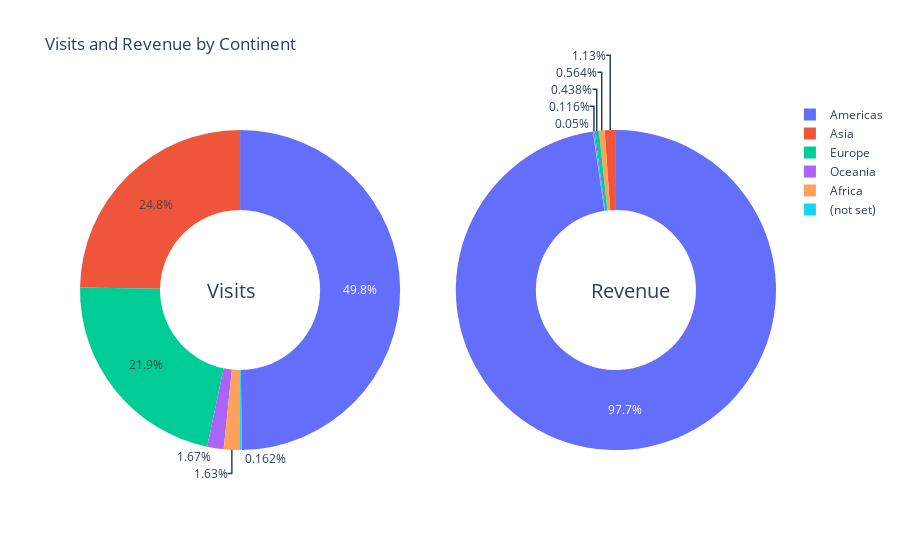

The code cell stored with this chart in its notebook:
### Code cell
tmp1 = train["continent"].value_counts().to_frame().reset_index()
tmp2 = train.groupby("continent")["transactionRevenue"].sum().to_frame().reset_index()
fig = {
  "data": [
    {
        "values": tmp1['continent'],
        "labels": tmp1['index'],
        "name": "Visits",
        "domain": {"x": [0, 0.46]},
        "hoverinfo":"label+percent+name",
        "hole": .5,
        "type": "pie",
        #"textinfo": "none"
    },
    {
        "values": tmp2['transactionRevenue'],
        "labels": tmp2['continent'],
        "name": "Revenue",
        #"textposition":"inside",
        "domain": {"x": [.54, 1]},
        "hoverinfo":"label+percent+name",
        "hole": .5,
        "type": "pie",
        #"textinfo": "none"
    }],
  "layout": {
        "title":"Visits and Revenue by Continent",
        "annotations": [
            {
                "font": {
                    "size": 20
                },
                "showarrow": False,
                "text": "Visits",
                "x": 0.18,
                "y": 0.5
            },
            {
                "font": {
                    "size": 20
                },
                "showarrow": False,
                "text": "Revenue",
                "x": 0.85,
                "y": 0.5
            }
        ]
    }
}
iplot(fig, filename='donut')

### Figure 1 — Plotly figure (JSON) as saved in the notebook; plotly's stock layout.template omitted (floating-point values rounded to 4 significant figures)
{"data": [{"domain": {"x": [0, 0.46]}, "hole": 0.5, "hoverinfo": "label+percent+name", "labels": ["Americas", "Asia", "Europe", "Oceania", "Africa", "(not set)"], "name": "Visits", "type": "pie", "values": [450377, 223698, 198311, 15054, 14745, 1468]}, {"domain": {"x": [0.54, 1]}, "hole": 0.5, "hoverinfo": "label+percent+name", "labels": ["(not set)", "Africa", "Americas", "Asia", "Europe", "Oceania"], "name": "Revenue", "type": "pie", "values": [769780000, 8687760000, 1504671600000, 17401840000, 6747030000, 1793230000]}], "layout": {"annotations": [{"font": {"size": 20}, "showarrow": false, "text": "Visits", "x": 0.18, "y": 0.5}, {"font": {"size": 20}, "showarrow": false, "text": "Revenue", "x": 0.85, "y": 0.5}], "title": {"text": "Visits and Revenue by Continent"}}}
